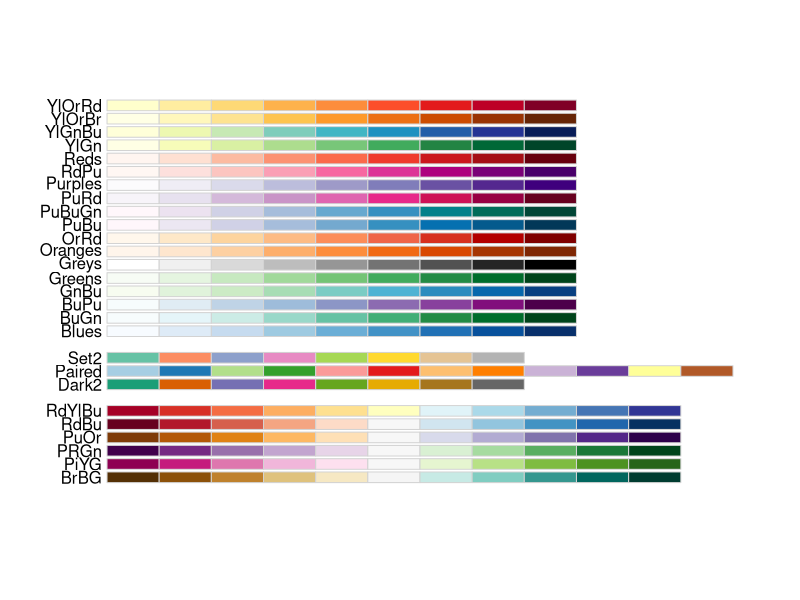
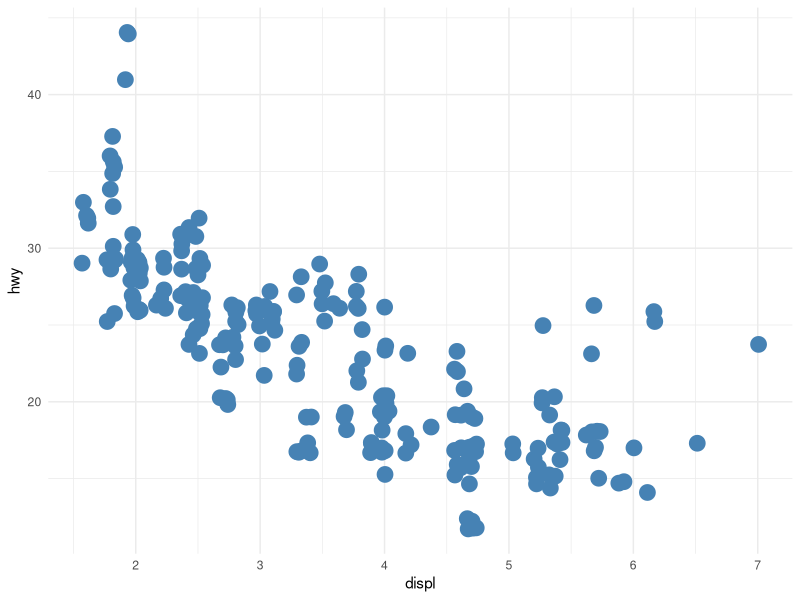

Reproduce these figures in R, in order.
install.packages("RColorBrewer")
library(RColorBrewer)
display.brewer.all(colorblindFriendly = TRUE)
library(tidyverse)
View(mpg)
mpg %>%
  ggplot(aes(displ,hwy,color=drv))+
  geom_jitter(size=5,color="steelblue")+
  theme_minimal()
  
